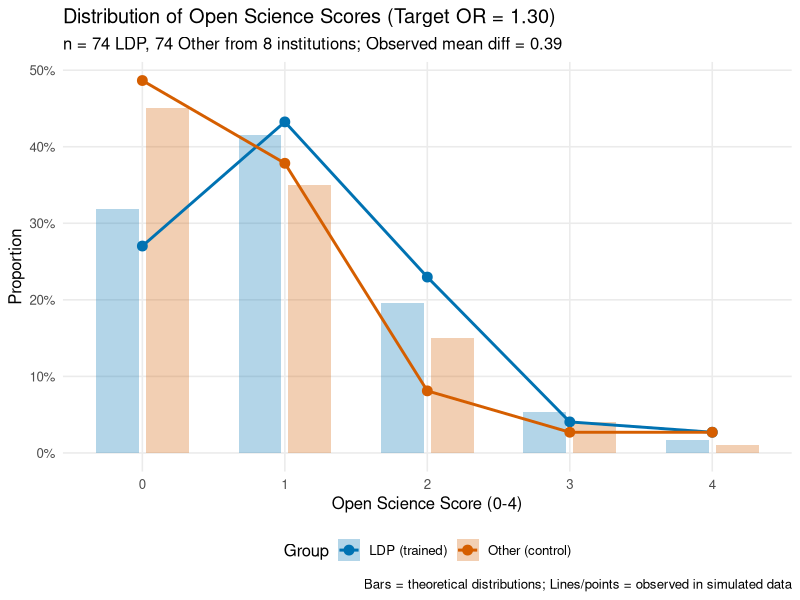
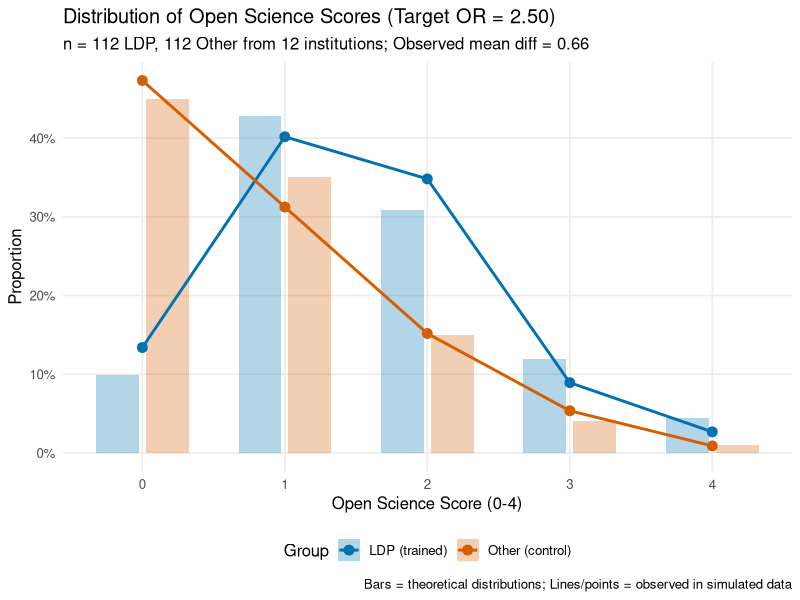
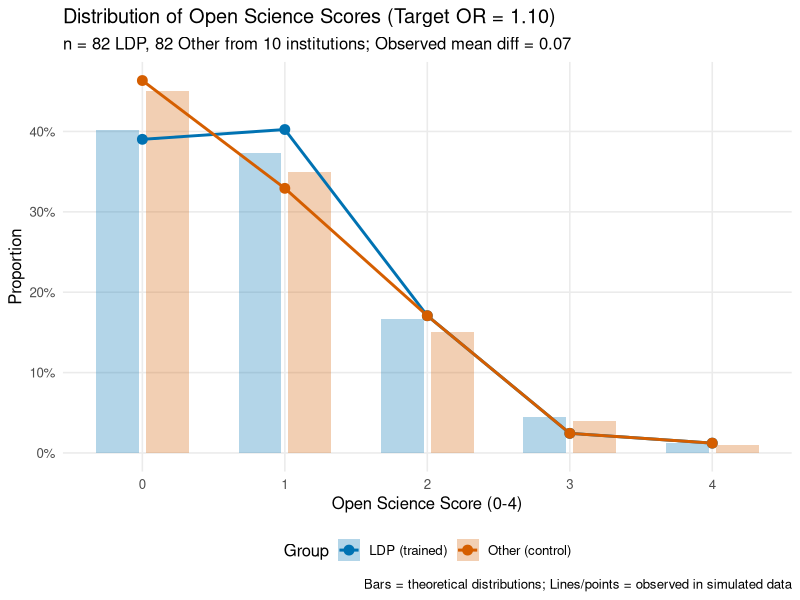

These figures' R source, in order: (Note: this script raises an error after producing the figures.)
library(tidyverse)
library(ordinal)

#===============================================================================
# FUNCTION: Simulate Full Dataset for Pre-registration Example
#===============================================================================

simulate_example_dataset <- function(n_institutions = 10,
                                     min_ldp_per_inst = 2,
                                     max_ldp_per_inst = 6,
                                     equal_msc_phd_split = FALSE,
                                     target_or = 1.5,
                                     block_sd = 0.5,
                                     plot = TRUE,
                                     seed = NULL) {
  
  # Set seed for reproducibility if provided
  if (!is.null(seed)) {
    set.seed(seed)
  }
  
  #-----------------------------------------------------------------------------
  # Step 1: Define probability distributions based on target OR
  #-----------------------------------------------------------------------------
  
  # Define baseline "Other" distribution (heavily concentrated at 0-1)
  # Most outputs score 0 or 1, very few above 2
  other_probs <- c(0.45, 0.35, 0.15, 0.04, 0.01)
  
  # Create "LDP" distribution based on target OR
  # Key insight: LDP shifts mass from 0 toward 1-2, with most mass at 1-2
  # Very few LDP outputs should score 0
  
  if (target_or <= 1.0) {
    # No effect or negative effect - same as Other
    ldp_probs <- other_probs
  } else {
    # Base LDP distribution: much less at 0, more at 1-2
    # Start with a distribution centered around scores 1-2
    
    # Calculate shift intensity based on target OR
    log_or <- log(target_or)
    
    if (log_or < 0.4) {
      # Small effect (OR ~ 1.2-1.5): modest shift from 0 to 1
      ldp_probs <- c(0.25, 0.45, 0.22, 0.06, 0.02)
      
    } else if (log_or < 0.7) {
      # Moderate effect (OR ~ 1.5-2.0): clear shift, peaked at 1-2
      ldp_probs <- c(0.15, 0.45, 0.28, 0.09, 0.03)
      
    } else if (log_or < 1.0) {
      # Moderate-large effect (OR ~ 2.0-2.7): strong shift toward 1-2
      ldp_probs <- c(0.08, 0.42, 0.32, 0.13, 0.05)
      
    } else {
      # Large effect (OR > 2.7): very strong shift, some reaching 3-4
      ldp_probs <- c(0.04, 0.35, 0.35, 0.18, 0.08)
    }
    
    # Fine-tune based on exact target OR using linear interpolation
    # This provides smooth transitions between the discrete categories above
    if (log_or < 0.4) {
      # Interpolate between "no effect" and "small"
      weight <- log_or / 0.4
      ldp_probs <- (1 - weight) * other_probs + weight * c(0.25, 0.45, 0.22, 0.06, 0.02)
    } else if (log_or < 0.7) {
      # Interpolate between "small" and "moderate"
      weight <- (log_or - 0.4) / (0.7 - 0.4)
      ldp_probs <- (1 - weight) * c(0.25, 0.45, 0.22, 0.06, 0.02) + 
        weight * c(0.15, 0.45, 0.28, 0.09, 0.03)
    } else if (log_or < 1.0) {
      # Interpolate between "moderate" and "moderate-large"
      weight <- (log_or - 0.7) / (1.0 - 0.7)
      ldp_probs <- (1 - weight) * c(0.15, 0.45, 0.28, 0.09, 0.03) + 
        weight * c(0.08, 0.42, 0.32, 0.13, 0.05)
    } else {
      # Interpolate between "moderate-large" and "large"
      weight <- min(1, (log_or - 1.0) / 0.1)
      ldp_probs <- (1 - weight) * c(0.08, 0.42, 0.32, 0.13, 0.05) + 
        weight * c(0.04, 0.35, 0.35, 0.18, 0.08)
    }
    
    # Ensure probabilities sum to 1 (numerical stability)
    ldp_probs <- ldp_probs / sum(ldp_probs)
  }
  
  #-----------------------------------------------------------------------------
  # Step 2: Generate institution-level structure
  #-----------------------------------------------------------------------------
  
  institutions <- tibble(
    institution = paste0("Inst", 1:n_institutions),
    # Random effect for each institution
    institution_effect = rnorm(n_institutions, 0, block_sd),
    # Number of LDP observations per institution (varies randomly)
    n_ldp = sample(min_ldp_per_inst:max_ldp_per_inst, n_institutions, replace = TRUE)
  )
  
  #-----------------------------------------------------------------------------
  # Step 3: Generate observations for each institution
  #-----------------------------------------------------------------------------
  
  data <- institutions %>%
    rowwise() %>%
    mutate(
      obs = list({
        
        # Determine MSc/PhD split
        if (equal_msc_phd_split) {
          # Equal split (or as close as possible)
          n_msc <- floor(n_ldp / 2)
          n_phd <- n_ldp - n_msc
        } else {
          # Random split (but ensure at least 1 of each if n_ldp >= 2)
          if (n_ldp >= 2) {
            n_msc <- sample(1:(n_ldp - 1), 1)
            n_phd <- n_ldp - n_msc
          } else {
            # If only 1 LDP, randomly assign to MSc or PhD
            n_msc <- sample(0:1, 1)
            n_phd <- 1 - n_msc
          }
        }
        
        # Create LDP observations
        ldp_data <- tibble(
          group = "LDP",
          career_stage = c(rep("MSc", n_msc), rep("PhD", n_phd)),
          os_score = sample(0:4, n_ldp, replace = TRUE, prob = ldp_probs)
        )
        
        # Create matched Other observations (same n and career stage distribution)
        other_data <- tibble(
          group = "Other",
          career_stage = c(rep("MSc", n_msc), rep("PhD", n_phd)),
          os_score = sample(0:4, n_ldp, replace = TRUE, prob = other_probs)
        )
        
        # Combine
        bind_rows(ldp_data, other_data)
      })
    ) %>%
    ungroup() %>%
    select(institution, institution_effect, obs) %>%
    unnest(obs) %>%
    mutate(
      # Create unique output ID
      output_id = row_number(),
      # Create stratum identifier
      stratum = paste(institution, career_stage, sep = "_"),
      # Convert to ordered factor
      os_score_ord = ordered(os_score)
    ) %>%
    select(output_id, institution, career_stage, stratum, group, os_score, os_score_ord)
  
  #-----------------------------------------------------------------------------
  # Step 4: Calculate summary statistics
  #-----------------------------------------------------------------------------
  
  summary_stats <- list(
    n_total = nrow(data),
    n_ldp = sum(data$group == "LDP"),
    n_other = sum(data$group == "Other"),
    n_institutions = n_institutions,
    n_strata = length(unique(data$stratum)),
    mean_ldp = mean(data$os_score[data$group == "LDP"]),
    mean_other = mean(data$os_score[data$group == "Other"]),
    mean_diff = mean(data$os_score[data$group == "LDP"]) - 
      mean(data$os_score[data$group == "Other"]),
    target_or = target_or,
    ldp_probs = ldp_probs,
    other_probs = other_probs
  )
  
  #-----------------------------------------------------------------------------
  # Step 5: Create distribution plot if requested
  #-----------------------------------------------------------------------------
  
  if (plot) {
    
    # Observed distributions
    obs_dist <- data %>%
      count(group, os_score) %>%
      group_by(group) %>%
      mutate(proportion = n / sum(n)) %>%
      ungroup()
    
    # Theoretical distributions
    theory_dist <- tibble(
      group = rep(c("LDP", "Other"), each = 5),
      os_score = rep(0:4, 2),
      proportion = c(ldp_probs, other_probs),
      type = "Theoretical"
    )
    
    obs_dist_labeled <- obs_dist %>%
      mutate(type = "Observed")
    
    combined_dist <- bind_rows(
      obs_dist_labeled %>% select(group, os_score, proportion, type),
      theory_dist
    )
    
    p <- ggplot() +
      # Theoretical distributions (bars)
      geom_col(data = theory_dist,
               aes(x = os_score, y = proportion, fill = group),
               alpha = 0.3, position = position_dodge(width = 0.7), width = 0.6) +
      # Observed distributions (points and lines)
      geom_line(data = obs_dist_labeled,
                aes(x = os_score, y = proportion, color = group, group = group),
                linewidth = 1) +
      geom_point(data = obs_dist_labeled,
                 aes(x = os_score, y = proportion, color = group),
                 size = 3) +
      scale_fill_manual(
        values = c("LDP" = "#0072B2", "Other" = "#D55E00"),
        labels = c("LDP (trained)", "Other (control)")
      ) +
      scale_color_manual(
        values = c("LDP" = "#0072B2", "Other" = "#D55E00"),
        labels = c("LDP (trained)", "Other (control)")
      ) +
      scale_x_continuous(breaks = 0:4) +
      scale_y_continuous(labels = scales::percent_format()) +
      labs(
        title = sprintf("Distribution of Open Science Scores (Target OR = %.2f)", target_or),
        subtitle = sprintf("n = %d LDP, %d Other from %d institutions; Observed mean diff = %.2f",
                           summary_stats$n_ldp, summary_stats$n_other, 
                           n_institutions, summary_stats$mean_diff),
        x = "Open Science Score (0-4)",
        y = "Proportion",
        fill = "Group",
        color = "Group",
        caption = "Bars = theoretical distributions; Lines/points = observed in simulated data"
      ) +
      theme_minimal(base_size = 12) +
      theme(
        legend.position = "bottom",
        panel.grid.minor = element_blank()
      )
    
    print(p)
  }
  
  #-----------------------------------------------------------------------------
  # Step 6: Return data and summary
  #-----------------------------------------------------------------------------
  
  return(list(
    data = data,
    summary = summary_stats
  ))
}

#===============================================================================
# EXAMPLE USAGE
#===============================================================================

# Example 1: Small study with equal MSc/PhD split
ex1 <- simulate_example_dataset(
  n_institutions = 8,
  min_ldp_per_inst = 5,
  max_ldp_per_inst = 10,
  equal_msc_phd_split = FALSE,
  target_or = 1.3,
  plot = TRUE,
  seed = 1234
)

cat("\nExample 1 Summary:\n")
print(ex1$summary)

cat("\nFirst 20 rows:\n")
print(ex1$data, n = 20)

# Example 2: Larger study with random MSc/PhD split and larger effect
ex2 <- simulate_example_dataset(
  n_institutions = 12,
  min_ldp_per_inst = 7,
  max_ldp_per_inst = 13,
  equal_msc_phd_split = FALSE,
  target_or = 2.5,
  plot = TRUE,
  seed = 456
)

cat("\nExample 2 Summary:\n")
print(ex2$summary)

# Example 3: Minimal effect (near null)
ex3 <- simulate_example_dataset(
  n_institutions = 10,
  min_ldp_per_inst = 6,
  max_ldp_per_inst = 10,
  equal_msc_phd_split = FALSE,
  target_or = 1.1,
  plot = TRUE,
  seed = 789
)

cat("\nExample 3 Summary:\n")
print(ex3$summary)

#===============================================================================
# FIT MODEL TO EXAMPLE DATA
#===============================================================================

# Demonstrate how to analyze the simulated data
fit_example_model <- function(sim_result) {
  
  cat("\n", rep("=", 80), "\n", sep = "")
  cat("MODEL FITTING EXAMPLE\n")
  cat(rep("=", 80), "\n\n", sep = "")
  
  data <- sim_result$data
  
  # Fit the model
  model <- clmm(os_score_ord ~ group + (1|stratum), data = data, nAGQ = 1)
  
  # Extract results
  coefs <- coef(summary(model))
  group_row <- rownames(coefs) == "groupOther"
  
  z_stat <- coefs[group_row, "z value"]
  
  # One-sided p-value
  if (z_stat < 0) {
    p_value_one_sided <- pnorm(z_stat)
  } else {
    p_value_one_sided <- 1 - pnorm(z_stat)
  }
  
  log_or <- coefs[group_row, "Estimate"]
  # Flip sign because we want LDP vs Other, not Other vs LDP
  log_or_ldp_vs_other <- -log_or
  or_ldp_vs_other <- exp(log_or_ldp_vs_other)
  
  cat("Target OR:", sim_result$summary$target_or, "\n")
  cat("Estimated OR (LDP vs Other):", round(or_ldp_vs_other, 3), "\n")
  cat("95% CI:", round(exp(-log_or - 1.96 * coefs[group_row, "Std. Error"]), 3), 
      "to", round(exp(-log_or + 1.96 * coefs[group_row, "Std. Error"]), 3), "\n")
  cat("One-sided p-value:", round(p_value_one_sided, 4), "\n")
  cat("Significant at α = 0.05?", ifelse(p_value_one_sided < 0.05, "YES", "NO"), "\n")
  
  cat("\nFull Model Summary:\n")
  print(summary(model))
  
  cat("\n", rep("=", 80), "\n\n", sep = "")
  
  invisible(model)
}

# Fit model to Example 1
model1 <- fit_example_model(ex1)

#===============================================================================
# SAVE EXAMPLE DATASET FOR PRE-REGISTRATION
#===============================================================================

# Save a representative example
write_csv(ex1$data, "data/simulated/example_dataset_for_preregistration.csv")

cat("\nExample dataset saved to: example_dataset_for_preregistration.csv\n")
